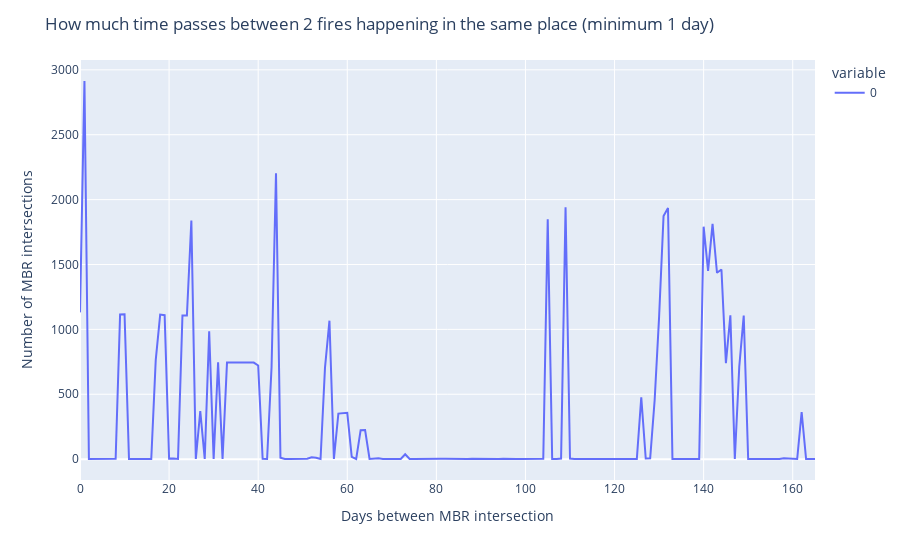

The notebook cell this image was saved under:
### Code cell
fig = px.line(time_range)

fig.update_layout(
    xaxis_title='Days between MBR intersection',
    yaxis_title='Number of MBR intersections',
    title='How much time passes between 2 fires happening in the same place (minimum 1 day)'
)

fig.show()

### Figure 1 — Plotly figure (JSON) as saved in the notebook; plotly's stock layout.template omitted (floating-point values rounded to 4 significant figures; data arrays with more than 128 entries replaced by an {"elided": "..."} marker saying what was removed)
{"data": [{"hovertemplate": "variable=0<br>index=%{x}<br>value=%{y}<extra></extra>", "legendgroup": "0", "line": {"color": "#636efa", "dash": "solid"}, "marker": {"symbol": "circle"}, "mode": "lines", "name": "0", "orientation": "v", "showlegend": true, "type": "scatter", "x": {"elided": "166 int values"}, "xaxis": "x", "y": {"elided": "166 int values"}, "yaxis": "y"}], "layout": {"legend": {"title": {"text": "variable"}, "tracegroupgap": 0}, "margin": {"t": 60}, "title": {"text": "How much time passes between 2 fires happening in the same place (minimum 1 day)"}, "xaxis": {"anchor": "y", "domain": [0, 1], "title": {"text": "Days between MBR intersection"}}, "yaxis": {"anchor": "x", "domain": [0, 1], "title": {"text": "Number of MBR intersections"}}}}
